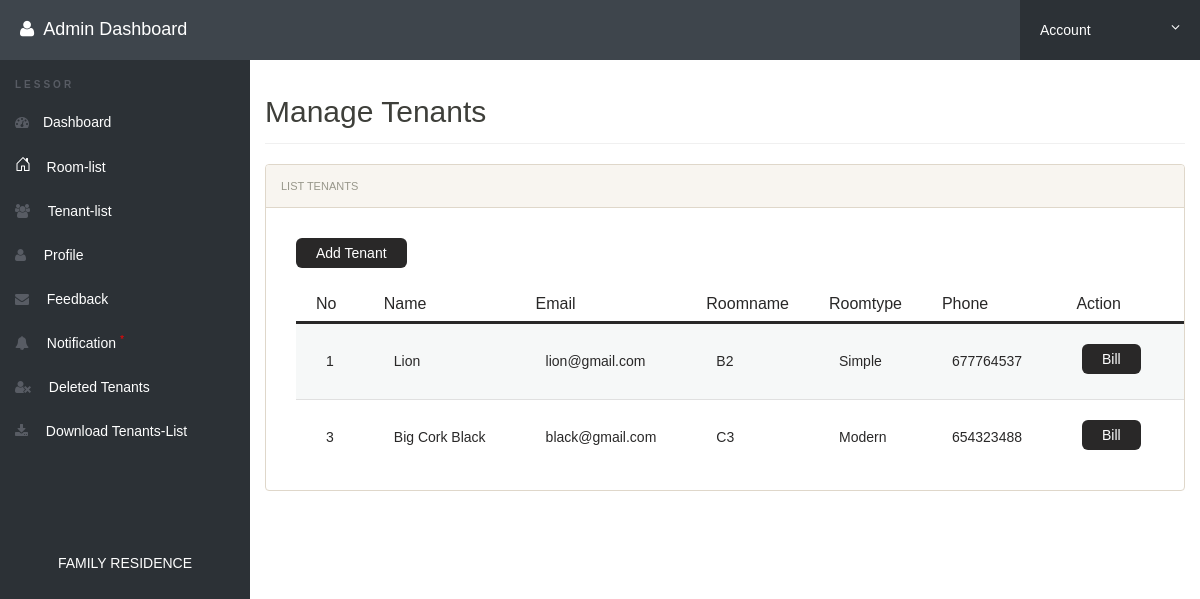
The app's page /admin/userlist.php (signed in) with its own data.
### tables this page shows
CREATE TABLE `tenants` (
  `tenant_id` int(11) NOT NULL,
  `name` varchar(50) NOT NULL,
  `roomname` varchar(255) NOT NULL,
  `email` varchar(50) NOT NULL,
  `password` varchar(50) NOT NULL,
  `gender` varchar(50) NOT NULL,
  `mobile` varchar(50) NOT NULL,
  `roomtype` varchar(50) NOT NULL,
  `status` int(11) NOT NULL
);

### admin/userlist.php (the view, shortened to what this page needs)
<?php
include('includes/config.php');
 ?>
<!doctype html>
<html lang="en" class="no-js">
<head>
	<link rel="stylesheet" href="css/font-awesome.min.css">
	<link rel="stylesheet" href="css/bootstrap.min.css">
	<link rel="stylesheet" href="css/dataTables.bootstrap.min.css">
	<link rel="stylesheet" href="css/bootstrap-social.css">
	<link rel="stylesheet" href="css/bootstrap-select.css">
	<link rel="stylesheet" href="css/fileinput.min.css">
	<link rel="stylesheet" href="css/awesome-bootstrap-checkbox.css">
	<link rel="stylesheet" href="css/style.css">
</head>
<body>
	<?php include('includes/header.php');?>
	<div class="ts-main-content" id="blur">
		<?php include('includes/leftbar.php');?>
		<div class="content-wrapper">
			<div class="container-fluid">
				<div class="row">
					<div class="col-md-12">
						<h2 class="page-title">Manage Tenants</h2>
						<div class="panel panel-default">
							<div class="panel-heading">List Tenants</div>
							<div class="panel-body">
							<div class="container">
								<div class="con">
        							<a href="register_tenant.php" class="Btn_add"> Add Tenant</a>
									<table>
										<tr id="items">
											<th>No</th>
											<th>Name</th>
											<th>Email</th>
											<th>Roomname</th>
											<th>Roomtype</th>
											<th>Phone</th>
											<th> &nbsp;Action</th>
											<th></th>
											</tr>
											<?php $sql = "SELECT * from  tenants WHERE status= 1";
												$query = $dbh -> prepare($sql);
												$query->execute();
												$results=$query->fetchAll(PDO::FETCH_OBJ);
												$cnt=1;
												if($query->rowCount() > 0){
													foreach($results as $result){
														?>
														<tr>
															<td><?php echo htmlentities($cnt);?></td>
															<td><?php echo htmlentities($result->name);?></td>
															<td><?php echo htmlentities($result->email);?></td>
															<td><?php echo htmlentities($result->roomname);?></td>
															<td><?php echo htmlentities($result->roomtype);?></td>
															<td><?php echo htmlentities($result->mobile);?></td>
															<?php
															if($result->roomtype == Modern){
																echo'<td><a href="modern_bill.php?tenant_id=';?><?php echo $result->tenant_id;?><?php echo'" class="Btn_add"> Bill</a></td>';
																echo'<td><a href="userlist.php?del=';?><?php echo $result->tenant_id;?>&name=<?php echo htmlentities($result->email);?>" onclick="return confirm('Do you want to Delete');"></a>&nbsp;&nbsp;</td><?php $cnt=$cnt+1;
															}else{
																echo'<td><a href="simple_bill.php?tenant_id=';?><?php echo $result->tenant_id;?><?php echo'" class="Btn_add"> Bill</a></td>';
																echo'<td><a href="userlist.php?del=';?><?php echo $result->tenant_id;?>&name=<?php echo htmlentities($result->email);?>" onclick="return confirm('Do you want to Delete');"></a>&nbsp;&nbsp;</td><?php $cnt=$cnt+1;
															}
															?>
														</tr>
														<?php $cnt=$cnt+1; }} ?>
										</table>
								</div>
							</div>
						</div>
					</div>
				</div>
			</div>
		</div>
	</div>
</body>
</html>

### admin/css/style.css (style rules this page uses)
html { font-size: 14px; }
@media only screen and (min-width: 480px) { html { font-size: 17px; } }
@media only screen and (min-width: 768px) { html { font-size: 14px; } }
body { font-size: 1em; }
a { color: #37a6c4; }
.panel { overflow: hidden; }
.page-title { padding-bottom: 15px; margin-bottom: 20px; border-bottom: 1px solid #f0f0f0; }
.ts-main-content .content-wrapper { padding-top: 15px; margin-top: 60px; }
@media only screen and (min-width: 992px) { .ts-main-content .content-wrapper { margin-left: 250px; } }

### admin/userlist.php (style rules this page uses)
* { margin: 0; padding: 0; box-sizing: border-box; font-family: 'Poppins', sans-serif; }
body { align-items: center; justify-content: center; }
.Btn_add { width: fit-content; margin-bottom: 20px; margin-top: 15px; background-color: rgb(41, 40, 40); padding: 5px 20px; color: #fff; display: flex; align-items: center; text-align: 0; border-radius: 6px; text-decoration: 0; }
table { color: rgb(41, 40, 40); }
th { font-size: 16px; border-bottom: 3px solid rgb(41, 40, 40); padding: 5px 20px; font-weight: 500; }
td { font-weight: 400; padding: 5px 30px; font-size: 14px; }
tr:nth-child(2n) { background-color: #f6f8f8; }
tr:nth-child(2n) td { border-bottom: 1px solid #e0e0e0; border-top: 1px solid #e0e0e0; }

### records on screen
tenants: name "Lion", email "lion@gmail.com", roomname "B2", roomtype "Simple", mobile "677764537"
tenants: name "Big Cork Black", email "black@gmail.com", roomname "C3", roomtype "Modern", mobile "654323488"
